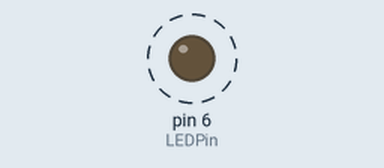
This sketch was run on a simulated Arduino Uno, built with avr-gcc and run on an emulated ATmega328P. On the bench: output pins drawn as LEDs (lit = HIGH). Dashed ring = blinking. What the sketch prints to the serial monitor is not drawn.

Above: at 0.2 s.
Timing chart, 0 to 3.0 s (numbered marks = the images above):
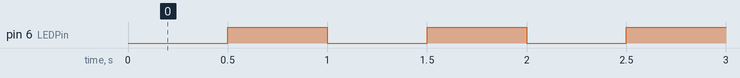

The sketch:

LED_Test.ino
```cpp
static const int LEDPin = 6;

void setup() {
  Serial.begin(115200);
  pinMode(LEDPin, OUTPUT);
}

void loop() {
  digitalWrite(LEDPin, LOW);
  Serial.println("LED Off :/");
  delay(500);
  digitalWrite(LEDPin, HIGH);
  Serial.println("LED On  :)");
  delay(500);
}
```

Measured:
- by itself, pin 6 (LEDPin): alternates HIGH for 0.50 s and LOW for 0.50 s
